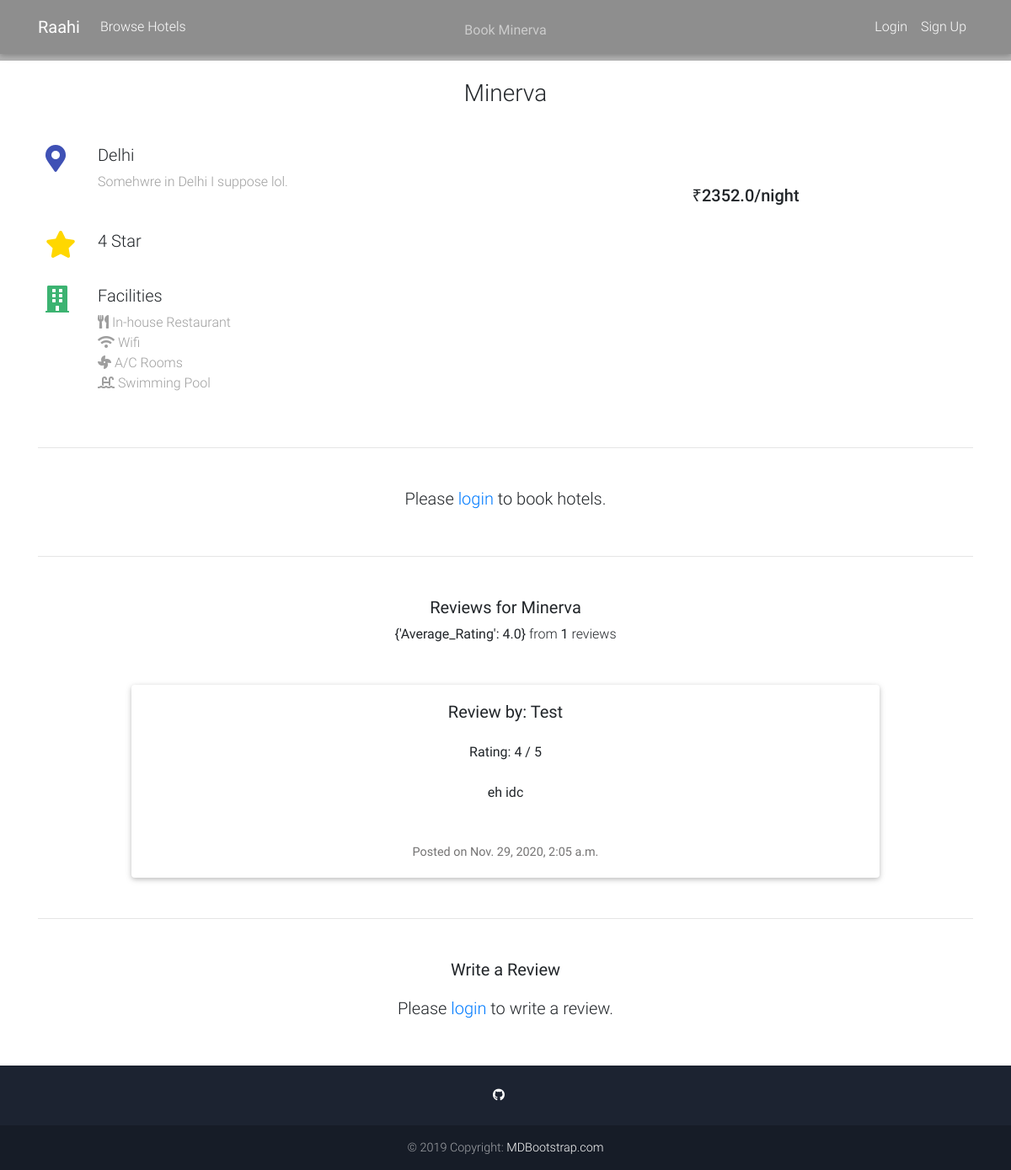
Screenshot of /hotel/3 with the database file from the repository.
### main/models.py (models this page shows, shortened)
class Hotel(models.Model):
    hotel_name = models.CharField(max_length=20)
    hotel_city = models.CharField(max_length=20, default="")
    hotel_address = models.CharField(max_length=100, default="")
    hotel_price = models.FloatField(default=0.0)
    hotel_star = models.IntegerField()
    hotel_restaurant = models.BooleanField(default=False)
    hotel_ac = models.BooleanField(default=True)
    hotel_pool = models.BooleanField(default=False)
    hotel_spa = models.BooleanField(default=False)
    hotel_giftshop = models.BooleanField(default=False)
    hotel_wifi = models.BooleanField(default=True)
    hotel_parking = models.BooleanField(default=False)

class Review(models.Model):
    user = models.ForeignKey(User, on_delete=models.CASCADE, null=True)
    hotel = models.ForeignKey(Hotel, on_delete=models.CASCADE, null=True)
    date = models.DateTimeField(auto_now_add=True)
    text = models.TextField(max_length =1000, blank= True)
    rate = models.PositiveSmallIntegerField(choices = RATE_CHOICES)

### main/views.py (the view)
# urls.py: path('hotel/<int:hotel_id>', views.hotelpage, name='hotelpage'),
def hotelpage(request, hotel_id):
    hotel = get_object_or_404(Hotel, pk=hotel_id)
    reviews = Review.objects.filter(hotel=hotel)
    reviews_avg = reviews.aggregate(Average_Rating = Avg('rate'))
    reviews_count = reviews.count()
    if request.method == 'POST':
        rate_form = Rateform(request.POST)
        user = request.user
        if rate_form.is_valid():
            rate = rate_form.save(commit=False)
            rate.user = user
            rate.hotel = hotel
            rate_form.save()
            return redirect('hotelpage', hotel_id)
    else:
            rate_form = Rateform()
    context = {
        'hotel':hotel,
        'reviews':reviews,
        'reviews_avg':reviews_avg,
        'reviews_count':reviews_count,
        'rate_form':rate_form
    }
    return render(request, 'hotel.html', context)

### main/templates/hotel.html (shortened to what this page needs)
{% extends 'base.html' %}
{% block content %}
<div style="background-image: url('https://media.istockphoto.com/vectors/dark-blue-gradient-background-modern-look-vector-id1174818917?k=6&m=1174818917&s=170667a&w=0&h=_lsiNqZfUBgGOhvJnLl7t6MW7ZWx8YkGhsk7hftOiG4='); ; background-size: cover;">
    <div class="mask rgba-black-light d-flex justify-content-center align-items-center">
      <div class="text-center white-text mx-5 wow fadeIn">
        <p class="mb-4 d-none d-md-block">
          <strong>Book {{hotel.hotel_name}}</strong>
        </p>
      </div>
    </div>
  </div>
<main>
<div class="container">
    <center><h3 style="margin-top: 2%; margin-bottom: 4%">{{hotel.hotel_name}}</h3></center>
    <div class="row wow fadeIn">
        <div class="col-lg-6 col-md-12 px-4">
          <div class="row">
            <div class="col-1 mr-3">
              <i class="fas fa-map-marker-alt fa-2x indigo-text"></i>
            </div>
            <div class="col-10">
              <h5 class="feature-title">{{hotel.hotel_city}}</h5>
              <p class="grey-text">{{hotel.hotel_address}}.</p>
            </div>
          </div>
          <div style="height:30px"></div>
          <div class="row">
            <div class="col-1 mr-3">
              <i class="fas fa-star fa-2x" style="color: gold;"></i>
            </div>
            <div class="col-10">
              <h5 class="feature-title">{{hotel.hotel_star}} Star</h5>
            </div>
          </div>
          <div style="height:30px"></div>
          <div class="row">
            <div class="col-1 mr-3">
              <i class="fas fa-building fa-2x" style="color:mediumseagreen;"></i>
            </div>
            <div class="col-10">
              <h5 class="feature-title">Facilities</h5>
              <p class="grey-text">
                  {% if hotel.hotel_restaurant %}<i class="fas fa-utensils"></i> In-house Restaurant<br>{% endif %}
                  {% if hotel.hotel_wifi %}<i class="fas fa-wifi"></i> Wifi<br>{% endif %}
                  {% if hotel.hotel_ac %}<i class="fas fa-fan"></i> A/C Rooms<br>{% endif %}
                  {% if hotel.hotel_pool %}<i class="fas fa-swimming-pool"></i> Swimming Pool<br>{% endif %}
              </p>
            </div>
          </div>
        </div>
        <div class="col-lg-6 col-md-12">
                <p class="h5 text-center mt-4">₹{{hotel.hotel_price}}/night</p>
        </div>
      </div>
      <hr class="my-5">
    <center>
        {% if request.user.is_authenticated %}
        <h5 style="margin-top: 2%;"><strong>Booking Details</strong></h5>
        <form method="POST" action="{% url 'bookhotel' %}" style="margin-top: 4%;">
         {% csrf_token %}
         <div class="form-row">
         <input type="hidden" name="hotel" value="{{hotel.pk}}">
         <div class="form-group col-md-2 col-lg-3">
         <label for="numpeople">Number of People</label>
         <input type="number" min=1 class="form-control" placeholder="1, 2, 3 ..." name="num_people" required>
        </div>
        <div class="form-group col-md-2 col-lg-3">
        <label for="roomnos">Number of Rooms</label>
        <input type="number" min=1 class="form-control" placeholder="1, 2, 3 ..." name="rooms" required>
        </div>
        <div class="form-group col-md-2 col-lg-3">
         <label for="checkin">Check In:</label>
         <input type="date" class="form-control" id="check_in" name="check_in" required>
         </div>
         <div class="form-group col-md-2 col-lg-3">
         <label for="checkout">Check Out:</label>
         <input type="date" class="form-control" id="check_out" name="check_out" required>
         </div>
        </div>
          <button class="btn btn-info btn-md" style="margin-top: 3%; margin-bottom:2%">Book Now</button>
       </form>
       {% else %}
       <h5 style="margin-top: 2%; margin-bottom: 5%">Please <a href="/login/">login</a> to book hotels.</h5>
       {% endif %}
       <hr class="my-5">
       <h5 style="margin-top: 2%;"><strong>Reviews for {{hotel.hotel_name}}</strong></h5>
       {% if reviews %}
       <p><strong>{{ reviews_avg }}</strong> from <strong>{{ reviews_count }}</strong> reviews</p>
       {% for review in reviews %}
       <div class="card mb-5 mt-5" style="width: 80%;">
        <div class="card-body">
          <h5 class="card-title">Review by: {{review.user.first_name}}</h5>
          <p class="card-subtitle mb-2 mt-4">Rating: {{review.rate}} / 5</p>
          <p class="card-subtitle mb-2 mt-4">{{review.text}}</p>
          <p class="card-text mt-5">Posted on {{review.date}}</p>
        </div>
      </div>
       {% endfor %}
      {% else %}
      <h5 style="margin-top: 2%; margin-bottom: 5%">No reviews yet. Be the first one to write a review!</h5>
      {% endif %}
       <hr class="my-5">
       <h5 style="margin-top: 2%; margin-bottom:2%"><strong>Write a Review</strong></h5>
      {% if request.user.is_authenticated %}
       <form method="post" action="" id="rate_form" name="rate_form" role="rate_form" style="width: 80%;">
        {% csrf_token %}
       <div class="form-group" >
         <label for="Rating">Rating:</label>
          {{ rate_form.rate }}
      </div>
      <div class="form-group">
      <label for="review">Review:</label><br>
      <textarea class="form-control" id="text" name="text" placeholder="How was your experience at {{hotel.hotel_name}}?"></textarea>
      </div>
      <button type="submit" name="action" class="btn btn-md btn-secondary">Submit</button>
    </form>
    {% else %}
    <h5 style="margin-top: 2%; margin-bottom: 5%">Please <a href="/login/">login</a> to write a review.</h5>
    {% endif %}
      </center>
</div>
</main>
{% endblock content %}

### rows the page displays
Hotel: hotel_name "Minerva", hotel_city "Delhi", hotel_address "Somehwre in Delhi I suppose lol", hotel_star "4", hotel_price "2352.0"
Review: user.first_name "Test", rate "4", text "eh idc", date "Nov. 29, 2020, 2:05 a.m."

### other values shown
{{ reviews_avg }} "{'Average_Rating': 4.0}"
{{ reviews_count }} "1"
